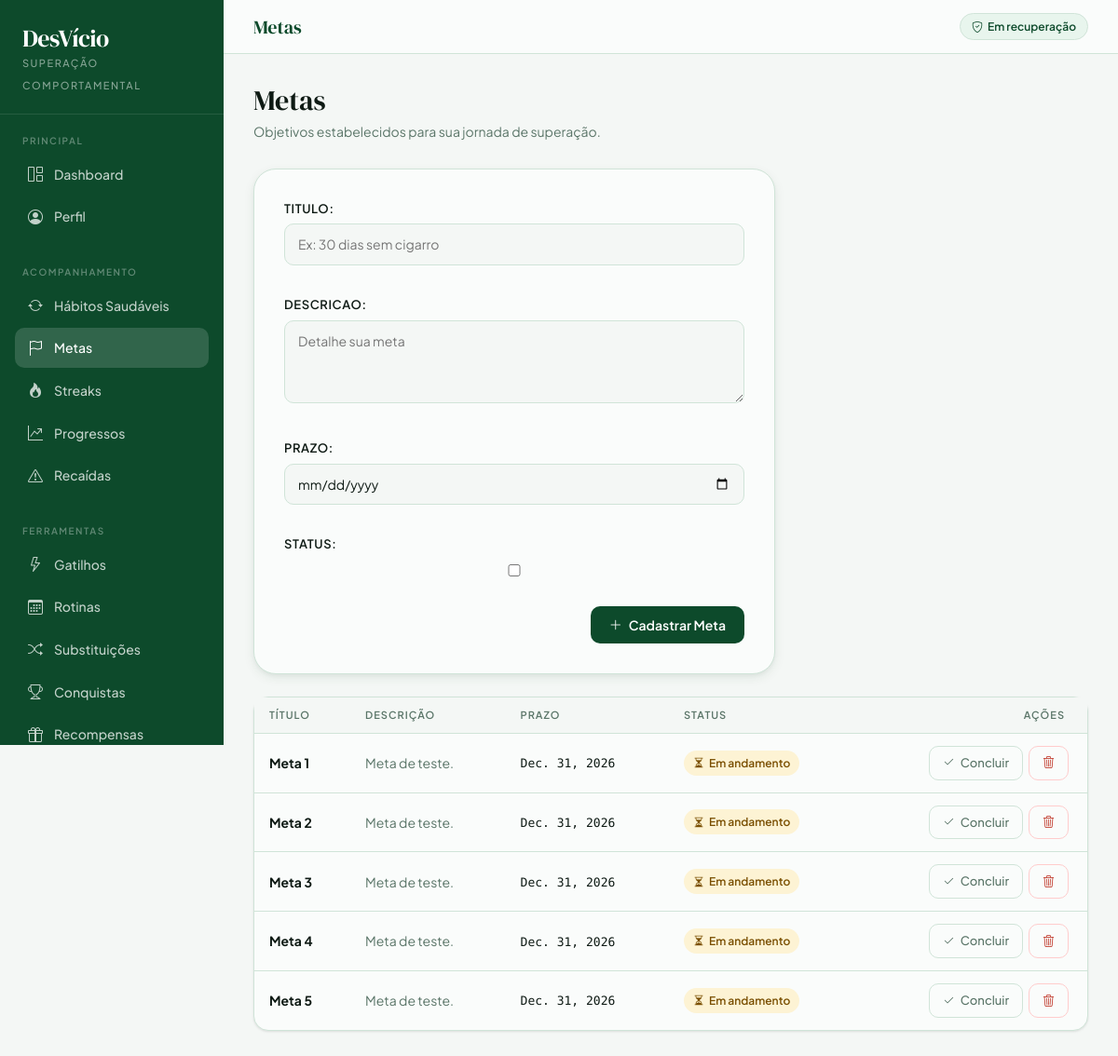
Page /metas/ (signed in) on the committed database.
### app/models.py (models this page shows, shortened)
class MetaUsuario(models.Model):
    usuario = models.ForeignKey(Usuario, on_delete=models.CASCADE, related_name='metas')
    titulo = models.CharField(max_length=150)
    descricao = models.TextField(blank=True)
    prazo = models.DateField()
    status = models.BooleanField(default=False)  # False = Em andamento, True = Concluída

### app/views.py (the view)
    def wrapper(request, *args, **kwargs):
        if not usuario_logado(request):
            messages.warning(request, 'Você precisa entrar para acessar essa página.')
            return redirect('login')
        return view_func(request, *args, **kwargs)

### app/forms.py
class MetaForm(forms.ModelForm):
    class Meta:
        model = MetaUsuario
        fields = ['titulo', 'descricao', 'prazo', 'status']
        widgets = {
            'titulo': forms.TextInput(attrs={'placeholder': 'Ex: 30 dias sem cigarro'}),
            'descricao': forms.Textarea(attrs={'placeholder': 'Detalhe sua meta', 'rows': 3}),
            'prazo': forms.DateInput(attrs={'type': 'date'}),
        }

### app/views.py (called while the page is built)
def usuario_logado(request):
    user_id = request.session.get('usuario_id')
    if not user_id:
        return None
    return Usuario.objects.filter(id=user_id).first()

def login_obrigatorio(view_func):
    def wrapper(request, *args, **kwargs):
        if not usuario_logado(request):
            messages.warning(request, 'Você precisa entrar para acessar essa página.')
            return redirect('login')
        return view_func(request, *args, **kwargs)
    return wrapper

@login_obrigatorio
def metas_view(request):
    usuario = usuario_logado(request)
    if request.method == 'POST':
        form = MetaForm(request.POST)
        if form.is_valid():
            meta = form.save(commit=False)
            meta.usuario = usuario
            meta.save()
            registrar_historico(usuario, f'Definiu a meta "{meta.titulo}"', 'cadastro')
            messages.success(request, 'Meta cadastrada com sucesso!')
            return redirect('metas')
    else:
        form = MetaForm()
    metas = MetaUsuario.objects.filter(usuario=usuario).order_by('prazo')
    return render(request, 'metas.html', {'metas': metas, 'form': form})

### app/templates/metas.html (shortened to what this page needs)
{% extends 'base.html' %}
{% block topbar_title %}Metas{% endblock %}
{% block nav_metas %}active{% endblock %}
{% block content %}
<div class="page-header">
    <h1>Metas</h1>
    <p>Objetivos estabelecidos para sua jornada de superação.</p>
</div>
<div class="form-card" style="margin-bottom:24px">
    <form method="POST">
        {{ form.as_p }}
        <div style="display:flex; justify-content:flex-end; margin-top:8px;">
            <button type="submit" class="btn-forest"><i class="bi bi-plus-lg"></i> Cadastrar Meta</button>
        </div>
    </form>
</div>
<div class="card-clean">
    <div class="table-responsive">
        <table class="table-clean">
            <thead>
                <tr>
                    <th>Título</th>
                    <th>Descrição</th>
                    <th>Prazo</th>
                    <th>Status</th>
                    <th style="text-align:right; padding-right:24px">Ações</th>
                </tr>
            </thead>
            <tbody>
                {% for meta in metas %}
                <tr>
                    <td><strong>{{ meta.titulo }}</strong></td>
                    <td style="color:var(--muted)">{{ meta.descricao }}</td>
                    <td><span class="mono" style="font-size:13px">{{ meta.prazo }}</span></td>
                    <td>
                        {% if meta.status %}
                            <span class="badge-clean badge-success"><i class="bi bi-check-circle"></i> Concluída</span>
                        {% else %}
                            <span class="badge-clean badge-warning"><i class="bi bi-hourglass-split"></i> Em andamento</span>
                        {% endif %}
                    </td>
                    <td style="text-align:right; padding-right:20px">
                        <div style="display:inline-flex; gap:6px">
                            <a href="{% url 'concluir_meta' meta.id %}" class="btn-ghost">
                                <i class="bi bi-check2"></i> {% if meta.status %}Reabrir{% else %}Concluir{% endif %}
                            </a>
                            <a href="{% url 'deletar_meta' meta.id %}" class="btn-danger-ghost" onclick="return confirm('Remover esta meta?')">
                                <i class="bi bi-trash3"></i>
                            </a>
                        </div>
                    </td>
                </tr>
                {% empty %}
                <tr><td colspan="5" style="text-align:center;padding:40px;color:var(--muted)">
                    <i class="bi bi-flag" style="font-size:28px;display:block;margin-bottom:8px;opacity:.4"></i>Nenhuma meta definida.
                </td></tr>
                {% endfor %}
            </tbody>
        </table>
    </div>
</div>
{% endblock %}

### app/templates/base.html (style rules this page uses)
:root { --ink: #0e1a14; --forest: #0d4a2b; --sage: #1a7a45; --mint: #3cb870; --pale: #e8f5ed; --paper: #f4f7f5; --cream: #fafcfb; --rule: #d0e4d8; --muted: #5a7568; --danger: #c0392b; --amber: #b8680f; --gold: #e8a020; --radius-sm: 6px; --radius-md: 10px; --radius-lg: 16px; --radius-xl: 24px; --shadow-sm: 0 1px 3px rgba(0,0,0,.07), 0 1px 2px rgba(0,0,0,.04); --shadow-md: 0 4px 12px rgba(13,74,43,.08), 0 2px 4px rgba(0,0,0,.04); --font-serif: 'DM Serif Display', Georgia, serif; --font-sans: 'Plus Jakarta Sans', system-ui, sans-serif; --font-mono: 'DM Mono', monospace; }
*, *::before, *::after { box-sizing: border-box; }
body { background: var(--paper); color: var(--ink); font-family: var(--font-sans); font-size: 15px; line-height: 1.6; margin: 0; }
.card-clean { background: var(--cream); border: 1px solid var(--rule); border-radius: var(--radius-lg); box-shadow: var(--shadow-sm); }
.table-clean { width: 100%; border-collapse: collapse; font-size: 14px; }
.table-clean thead th { font-size: 11px; font-weight: 600; text-transform: uppercase; letter-spacing: 1px; color: var(--muted); padding: 10px 16px; background: var(--paper); border-bottom: 1px solid var(--rule); text-align: left; white-space: nowrap; }
.table-clean tbody tr { border-bottom: 1px solid var(--rule); transition: background .1s; }
.table-clean tbody tr:last-child { border-bottom: none; }
.table-clean td { padding: 13px 16px; color: var(--ink); vertical-align: middle; }
.badge-clean { display: inline-flex; align-items: center; gap: 5px; font-size: 12px; font-weight: 600; padding: 4px 10px; border-radius: 100px; }
.badge-warning { background: #fdf3d4; color: #7a4f00; }
.btn-forest { background: var(--forest); color: #fff; border: none; border-radius: var(--radius-md); padding: 9px 20px; font-size: 14px; font-weight: 600; font-family: var(--font-sans); cursor: pointer; text-decoration: none; display: inline-flex; align-items: center; gap: 7px; transition: background .15s, transform .1s; }
.btn-ghost { background: transparent; color: var(--muted); border: 1px solid var(--rule); border-radius: var(--radius-md); padding: 7px 14px; font-size: 13px; font-weight: 500; font-family: var(--font-sans); cursor: pointer; text-decoration: none; display: inline-flex; align-items: center; gap: 6px; transition: background .15s, color .15s; }
.btn-danger-ghost { background: transparent; color: var(--danger); border: 1px solid #fcc; border-radius: var(--radius-md); padding: 7px 14px; font-size: 13px; font-weight: 500; font-family: var(--font-sans); cursor: pointer; text-decoration: none; display: inline-flex; align-items: center; gap: 6px; transition: background .15s; }
.page-header { margin-bottom: 28px; }
.page-header h1 { font-family: var(--font-serif); font-size: 30px; color: var(--ink); margin: 0 0 4px; }
.page-header p { color: var(--muted); font-size: 14px; margin: 0; }
.form-card { background: var(--cream); border: 1px solid var(--rule); border-radius: var(--radius-xl); padding: 32px; max-width: 560px; box-shadow: var(--shadow-md); }
.form-card label { font-size: 13px; font-weight: 600; color: var(--ink); text-transform: uppercase; letter-spacing: .6px; margin-bottom: 6px; display: block; }
.form-card input, .form-card select, .form-card textarea { width: 100%; background: var(--paper); border: 1px solid var(--rule); border-radius: var(--radius-md); padding: 10px 14px; font-size: 14px; font-family: var(--font-sans); color: var(--ink); outline: none; transition: border-color .15s, box-shadow .15s; margin-bottom: 16px; }
.mono { font-family: var(--font-mono); }

### rows in the picture
MetaUsuario: titulo "Meta 1", descricao "Meta de teste.", prazo "Dec. 31, 2026", status False (drawn)
MetaUsuario: titulo "Meta 2", descricao "Meta de teste.", prazo "Dec. 31, 2026", status False (drawn)
MetaUsuario: titulo "Meta 3", descricao "Meta de teste.", prazo "Dec. 31, 2026", status False (drawn)
MetaUsuario: titulo "Meta 4", descricao "Meta de teste.", prazo "Dec. 31, 2026", status False (drawn)
MetaUsuario: titulo "Meta 5", descricao "Meta de teste.", prazo "Dec. 31, 2026", status False (drawn)
